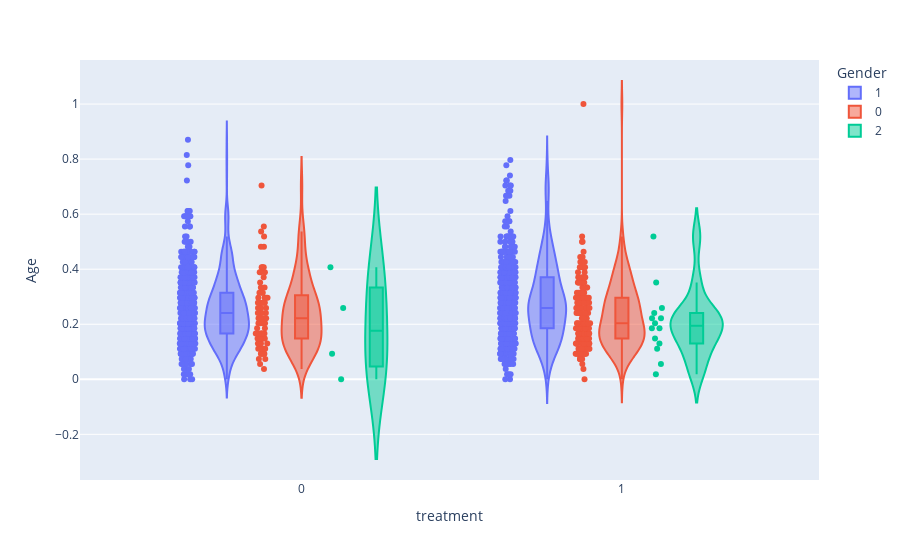

The code cell stored with this chart in its notebook:
### Code cell
import plotly.express as px

fig = px.violin(df, y="Age", x="treatment", color="Gender", box=True, points="all")
fig.show()

### Figure 1 — Plotly figure (JSON) as saved in the notebook; plotly's stock layout.template omitted (floating-point values rounded to 4 significant figures; data arrays with more than 128 entries replaced by an {"elided": "..."} marker saying what was removed)
{"data": [{"alignmentgroup": "True", "box": {"visible": true}, "hovertemplate": "Gender=1<br>treatment=%{x}<br>Age=%{y}<extra></extra>", "legendgroup": "1", "marker": {"color": "#636efa"}, "name": "1", "offsetgroup": "1", "orientation": "v", "points": "all", "scalegroup": "True", "showlegend": true, "type": "violin", "x": {"elided": "969 int values"}, "x0": " ", "xaxis": "x", "y": {"elided": "969 float values"}, "y0": " ", "yaxis": "y"}, {"alignmentgroup": "True", "box": {"visible": true}, "hovertemplate": "Gender=0<br>treatment=%{x}<br>Age=%{y}<extra></extra>", "legendgroup": "0", "marker": {"color": "#EF553B"}, "name": "0", "offsetgroup": "0", "orientation": "v", "points": "all", "scalegroup": "True", "showlegend": true, "type": "violin", "x": {"elided": "241 int values"}, "x0": " ", "xaxis": "x", "y": {"elided": "241 float values"}, "y0": " ", "yaxis": "y"}, {"alignmentgroup": "True", "box": {"visible": true}, "hovertemplate": "Gender=2<br>treatment=%{x}<br>Age=%{y}<extra></extra>", "legendgroup": "2", "marker": {"color": "#00cc96"}, "name": "2", "offsetgroup": "2", "orientation": "v", "points": "all", "scalegroup": "True", "showlegend": true, "type": "violin", "x": [0, 0, 1, 1, 1, 1, 1, 0, 1, 1, 1, 0, 1, 1, 1, 1, 1, 1], "x0": " ", "xaxis": "x", "y": [0.09259, 0, 0.2222, 0.1296, 0.2037, 0.2407, 0.2222, 0.4074, 0.1852, 0.05556, 0.3519, 0.2593, 0.01852, 0.2593, 0.1852, 0.1481, 0.5185, 0.1111], "y0": " ", "yaxis": "y"}], "layout": {"legend": {"title": {"text": "Gender"}, "tracegroupgap": 0}, "margin": {"t": 60}, "violinmode": "group", "xaxis": {"anchor": "y", "domain": [0, 1], "title": {"text": "treatment"}}, "yaxis": {"anchor": "x", "domain": [0, 1], "title": {"text": "Age"}}}}
